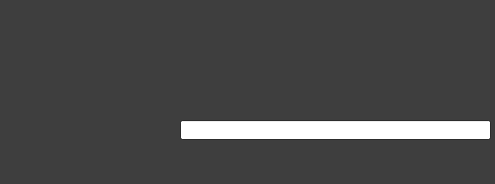
<?xml version="1.0" encoding="UTF-8"?>
<ui version="4.0">
 <class>WoTBDeTrackingMod</class>
 <widget class="QMainWindow" name="WoTBDeTrackingMod">
  <property name="geometry">
   <rect>
    <x>0</x>
    <y>0</y>
    <width>495</width>
    <height>184</height>
   </rect>
  </property>
  <property name="minimumSize">
   <size>
    <width>495</width>
    <height>184</height>
   </size>
  </property>
  <property name="maximumSize">
   <size>
    <width>495</width>
    <height>184</height>
   </size>
  </property>
  <property name="palette">
   <palette>
    <active>
     <colorrole role="Base">
      <brush brushstyle="SolidPattern">
       <color alpha="255">
        <red>255</red>
        <green>255</green>
        <blue>255</blue>
       </color>
      </brush>
     </colorrole>
     <colorrole role="Window">
      <brush brushstyle="SolidPattern">
       <color alpha="255">
        <red>62</red>
        <green>62</green>
        <blue>62</blue>
       </color>
      </brush>
     </colorrole>
    </active>
    <inactive>
     <colorrole role="Base">
      <brush brushstyle="SolidPattern">
       <color alpha="255">
        <red>255</red>
        <green>255</green>
        <blue>255</blue>
       </color>
      </brush>
     </colorrole>
     <colorrole role="Window">
      <brush brushstyle="SolidPattern">
       <color alpha="255">
        <red>62</red>
        <green>62</green>
        <blue>62</blue>
       </color>
      </brush>
     </colorrole>
    </inactive>
    <disabled>
     <colorrole role="Base">
      <brush brushstyle="SolidPattern">
       <color alpha="255">
        <red>62</red>
        <green>62</green>
        <blue>62</blue>
       </color>
      </brush>
     </colorrole>
     <colorrole role="Window">
      <brush brushstyle="SolidPattern">
       <color alpha="255">
        <red>62</red>
        <green>62</green>
        <blue>62</blue>
       </color>
      </brush>
     </colorrole>
    </disabled>
   </palette>
  </property>
  <property name="windowTitle">
   <string>WoTBDeTrackingMod</string>
  </property>
  <widget class="QWidget" name="centralwidget">
   <widget class="QLabel" name="Demonstration">
    <property name="geometry">
     <rect>
      <x>-4</x>
      <y>-8</y>
      <width>181</width>
      <height>201</height>
     </rect>
    </property>
    <property name="text">
     <string/>
    </property>
   </widget>
   <widget class="QLabel" name="SaveDataPath">
    <property name="geometry">
     <rect>
      <x>180</x>
      <y>150</y>
      <width>311</width>
      <height>31</height>
     </rect>
    </property>
    <property name="text">
     <string/>
    </property>
   </widget>
   <widget class="QLineEdit" name="SaveDataPathLine">
    <property name="geometry">
     <rect>
      <x>180</x>
      <y>120</y>
      <width>311</width>
      <height>20</height>
     </rect>
    </property>
   </widget>
   <widget class="QLabel" name="ColorRed">
    <property name="geometry">
     <rect>
      <x>180</x>
      <y>80</y>
      <width>151</width>
      <height>31</height>
     </rect>
    </property>
    <property name="text">
     <string/>
    </property>
   </widget>
   <widget class="QLabel" name="ColorYellow">
    <property name="geometry">
     <rect>
      <x>340</x>
      <y>80</y>
      <width>151</width>
      <height>31</height>
     </rect>
    </property>
    <property name="text">
     <string/>
    </property>
   </widget>
   <widget class="QLabel" name="ColorPink">
    <property name="geometry">
     <rect>
      <x>340</x>
      <y>40</y>
      <width>151</width>
      <height>31</height>
     </rect>
    </property>
    <property name="text">
     <string/>
    </property>
   </widget>
   <widget class="QLabel" name="ColorGreen">
    <property name="geometry">
     <rect>
      <x>180</x>
      <y>40</y>
      <width>151</width>
      <height>31</height>
     </rect>
    </property>
    <property name="text">
     <string/>
    </property>
   </widget>
   <widget class="QLabel" name="ColorCyan">
    <property name="geometry">
     <rect>
      <x>180</x>
      <y>0</y>
      <width>311</width>
      <height>31</height>
     </rect>
    </property>
    <property name="text">
     <string/>
    </property>
   </widget>
  </widget>
 </widget>
 <resources/>
 <connections/>
</ui>
